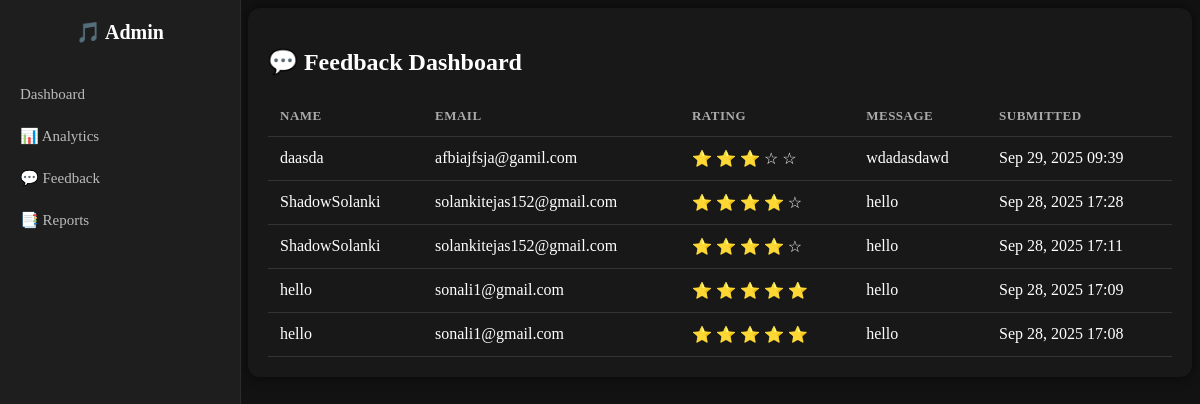
/feedback-dashboard/, run on the app's committed database.
### hibiki/models.py (models this page shows, shortened)
class Feedback(models.Model):
    name = models.CharField(max_length=100)
    email = models.EmailField()
    rating = models.IntegerField(choices=[(i, i) for i in range(1, 6)])
    message = models.TextField()
    created_at = models.DateTimeField(auto_now_add=True)

### hibiki/views.py (the view)
# urls.py: path("feedback-dashboard/", views.feedback_dashboard, name="feedback_dashboard"),
def feedback_dashboard(request):
    feedbacks = Feedback.objects.all().order_by("-created_at")
    return render(request, "feedback_dashboard.html", {"feedbacks": feedbacks})

### hibiki/templates/feedback_dashboard.html (shortened to what this page needs)
{% extends "admin_dashboard.html" %}
{% block content %}
<div class="feedback-container">
  <h2>💬 Feedback Dashboard</h2>
  <table>
    <thead>
      <tr>
        <th>Name</th>
        <th>Email</th>
        <th>Rating</th>
        <th>Message</th>
        <th>Submitted</th>
      </tr>
    </thead>
    <tbody>
      {% for fb in feedbacks %}
      <tr>
        <td>{{ fb.name }}</td>
        <td>{{ fb.email }}</td>
        <td>
          {% for i in "12345"|make_list %}
            {% if forloop.counter <= fb.rating %}
              ⭐
            {% else %}
              ☆
            {% endif %}
          {% endfor %}
        </td>
        <td>{{ fb.message }}</td>
        <td>{{ fb.created_at|date:"M d, Y H:i" }}</td>
      </tr>
      {% empty %}
      <tr>
        <td colspan="5" class="empty-row">No feedback yet</td>
      </tr>
      {% endfor %}
    </tbody>
  </table>
</div>
{% endblock %}

### hibiki/static/hibiki/css/admin.css (style rules this page uses)
body { background: #121212; }

### hibiki/templates/feedback_dashboard.html (style rules this page uses)
.feedback-container { background: #181818; padding: 20px; border-radius: 12px; color: #fff; margin-left: 240px; box-shadow: 0 0 12px rgba(0,0,0,0.6); }
table { width: 100%; border-collapse: collapse; margin-top: 10px; }
th, td { padding: 12px; border-bottom: 1px solid #333; text-align: left; vertical-align: top; }
th { color: #aaa; font-size: 13px; text-transform: uppercase; letter-spacing: 0.5px; }

### data on the page
Feedback: name "daasda", email "afbiajfsja@gamil.com", rating 3 (drawn), message "wdadasdawd", created_at "Sep 29, 2025 09:39"
Feedback: name "ShadowSolanki", email "solankitejas152@gmail.com", rating 4 (drawn), message "hello", created_at "Sep 28, 2025 17:28"
Feedback: name "ShadowSolanki", email "solankitejas152@gmail.com", rating 4 (drawn), message "hello", created_at "Sep 28, 2025 17:11"
Feedback: name "hello", email "sonali1@gmail.com", rating 5 (drawn), message "hello", created_at "Sep 28, 2025 17:09"
Feedback: name "hello", email "sonali1@gmail.com", rating 5 (drawn), message "hello", created_at "Sep 28, 2025 17:08"
